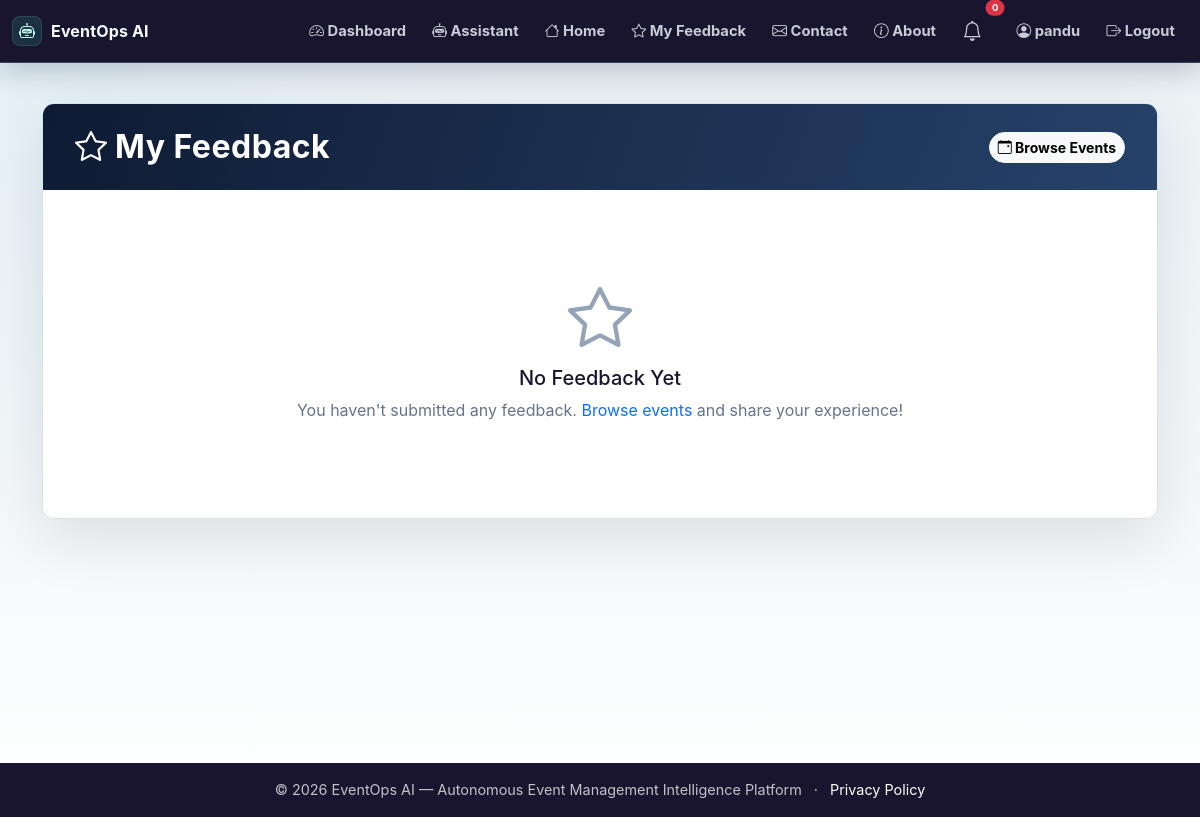
/my-feedback (signed in), run on an earlier commit of the app's database.
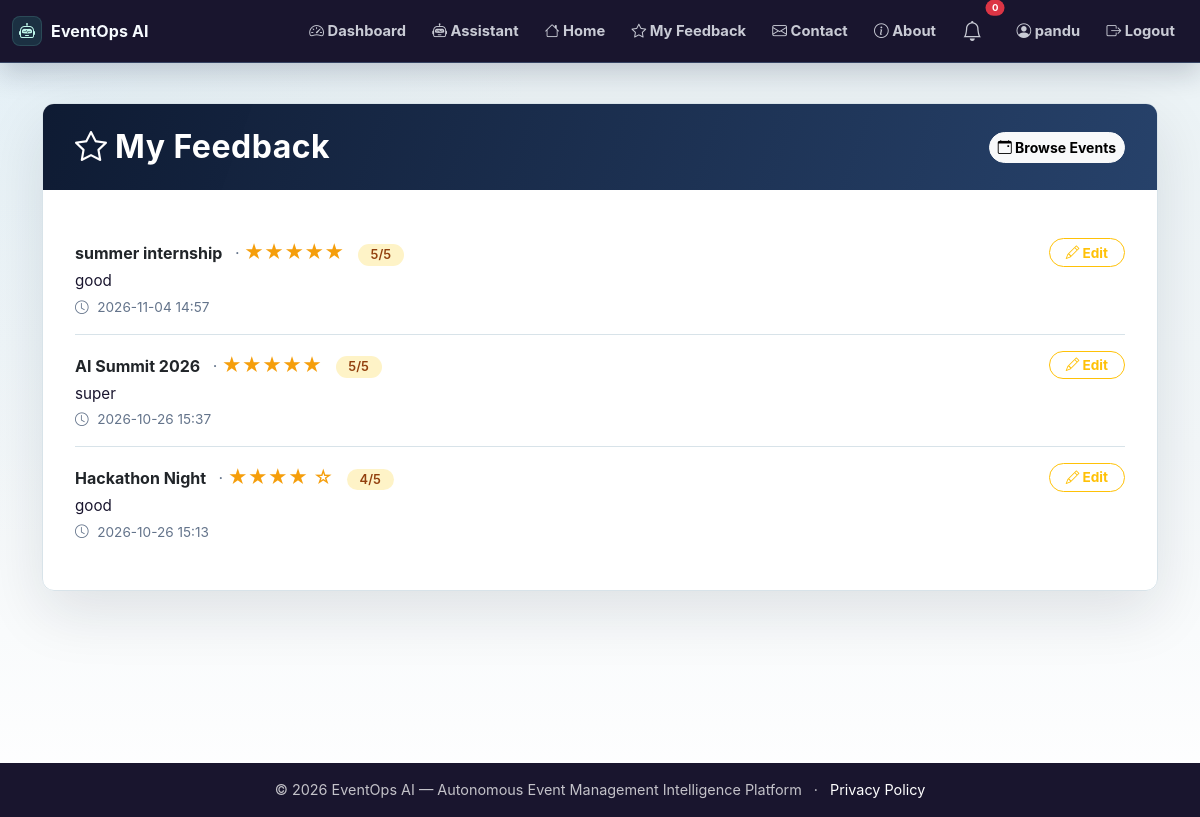
And on a later commit of the database.
### app.py (models this page shows, shortened)
class User(UserMixin, db.Model):
    id = db.Column(db.Integer, primary_key=True)
    name = db.Column(db.String(100), nullable=False)
    email = db.Column(db.String(100), unique=True, nullable=False)
    password_hash = db.Column(db.String(200), nullable=False)
    role = db.Column(db.String(20), default='user')
    created_at = db.Column(db.DateTime, default=lambda: datetime.now(timezone.utc))

class Feedback(db.Model):
    __tablename__ = 'feedback'
    __table_args__ = {'extend_existing': True}
    id = db.Column(db.Integer, primary_key=True)
    user_id = db.Column(db.Integer, db.ForeignKey('user.id'), nullable=False)
    event_id = db.Column(db.Integer, db.ForeignKey('event.id'), nullable=False)
    rating = db.Column(db.Integer, nullable=False)
    comment = db.Column(db.Text)
    created_at = db.Column(db.DateTime, default=lambda: datetime.now(timezone.utc))
    user = db.relationship('User', backref='feedbacks')
    event = db.relationship('Event', backref='feedbacks')

class Event(db.Model):
    id = db.Column(db.Integer, primary_key=True)
    title = db.Column(db.String(200), nullable=False)
    description = db.Column(db.Text)
    date = db.Column(db.String(50))
    time = db.Column(db.String(50))
    location = db.Column(db.String(200))
    capacity = db.Column(db.Integer)
    status = db.Column(db.String(20), default='upcoming')
    created_at = db.Column(db.DateTime, default=lambda: datetime.now(timezone.utc))

### app.py (the view)
@app.route('/my-feedback')
@login_required
def feedback_list():
    feedbacks = Feedback.query.filter_by(user_id=current_user.id).order_by(Feedback.created_at.desc()).all()
    return render_template('feedback_list.html', feedbacks=feedbacks)

### app.py (called while the page is built)
@login_manager.user_loader
def load_user(user_id):
    return User.query.get(int(user_id))

### templates/feedback_list.html (shortened to what this page needs)
{% extends "base.html" %}
{% block content %}
<div class="feedback-wrapper">
    <div class="container">
        <div class="card feedback-card">
            <div class="card-header d-flex justify-content-between align-items-center">
                <h2 class="mb-0"><i class="bi bi-star me-2"></i>My Feedback</h2>
                <a href="{{ url_for('browse_events') }}" class="btn btn-light btn-sm">
                    <i class="bi bi-calendar-event"></i> Browse Events
                </a>
            </div>
            <div class="card-body">
                {% if feedbacks %}
                    {% for fb in feedbacks %}
                    <div class="feedback-item">
                        <div>
                            <div>
                                <strong>{{ fb.event.title }}</strong>
                                <span class="text-muted ms-2">·</span>
                                <span class="feedback-rating">
                                    {% for i in range(fb.rating) %}★{% endfor %}
                                    {% for i in range(5 - fb.rating) %}☆{% endfor %}
                                    <span class="rating-badge ms-2">{{ fb.rating }}/5</span>
                                </span>
                            </div>
                            <div class="feedback-comment">{{ fb.comment or 'No comment provided.' }}</div>
                            <div class="feedback-meta mt-1">
                                <i class="bi bi-clock"></i> {{ fb.created_at.strftime('%Y-%m-%d %H:%M') }}
                            </div>
                        </div>
                        <div>
                            <a href="{{ url_for('feedback', event_id=fb.event_id) }}" class="btn btn-outline-warning btn-edit">
                                <i class="bi bi-pencil"></i> Edit
                            </a>
                        </div>
                    </div>
                    {% endfor %}
                {% else %}
                    <div class="empty-state">
                        <i class="bi bi-star"></i>
                        <h5>No Feedback Yet</h5>
                        <p>You haven't submitted any feedback. <a href="{{ url_for('browse_events') }}">Browse events</a> and share your experience!</p>
                    </div>
                {% endif %}
            </div>
        </div>
    </div>
</div>
{% endblock %}

### templates/base.html (shortened to what this page needs)
<!DOCTYPE html>
<html lang="en">
<head>
<link href="https://cdn.jsdelivr.net/npm/bootstrap@5.3.0/dist/css/bootstrap.min.css" rel="stylesheet">
<link rel="stylesheet" href="https://cdn.jsdelivr.net/npm/bootstrap-icons@1.11.0/font/bootstrap-icons.css">
<link rel="stylesheet" href="{{ url_for('static', filename='css/style.css', v='futuristic-purple-20261030') }}">
</head>
<body>
<nav class="navbar navbar-expand-lg navbar-dark shadow-sm">
<div class="container-fluid">
<a class="navbar-brand fw-bold" href="{{ url_for('index') }}">
<i class="bi bi-robot"></i>EventOps AI
</a>
<div class="collapse navbar-collapse" id="navbarNav">
<ul class="navbar-nav ms-auto align-items-lg-center">
                    {% if current_user.is_authenticated %}
<li class="nav-item">
<a class="nav-link" href="{{ url_for('dashboard') }}">
<i class="bi bi-speedometer2"></i> Dashboard
</a>
</li>
<li class="nav-item">
<a class="nav-link" href="{{ url_for('assistant_page') }}">
<i class="bi bi-robot"></i> Assistant
</a>
</li>
<li class="nav-item">
<a class="nav-link" href="{{ url_for('index') }}">
<i class="bi bi-house"></i> Home
</a>
</li>
<li class="nav-item">
<a class="nav-link" href="{{ url_for('feedback_list') }}">
<i class="bi bi-star"></i> My Feedback
</a>
</li>
<li class="nav-item">
<a class="nav-link" href="{{ url_for('contact') }}">
<i class="bi bi-envelope"></i> Contact
</a>
</li>
<li class="nav-item">
<a class="nav-link" href="{{ url_for('about') }}">
<i class="bi bi-info-circle"></i> About
</a>
</li>
<li class="nav-item position-relative me-2">
<a class="nav-link" href="#" title="Notifications" data-bs-toggle="dropdown">
<i class="bi bi-bell fs-5"></i>
<span class="position-absolute top-0 start-100 translate-middle badge rounded-pill bg-danger" style="font-size:0.6rem;">
                                    0
</span>
</a>
</li>
<li class="nav-item">
<a class="nav-link" href="{{ url_for('profile') }}">
<i class="bi bi-person-circle"></i> {{ current_user.name }}
</a>
</li>
<li class="nav-item">
<a class="nav-link" href="{{ url_for('logout') }}">
<i class="bi bi-box-arrow-right"></i> Logout
</a>
</li>
                    {% endif %}
</ul>
</div>
</div>
</nav>
<main class="container-fluid py-4">
        {% block content %}{% endblock %}
</main>
<footer class="footer bg-dark text-white py-3 mt-4">
<div class="container text-center">
<span>© 2026 EventOps AI — Autonomous Event Management Intelligence Platform</span>
<span class="mx-2" aria-hidden="true">·</span>
<a class="text-white" href="{{ url_for('privacy') }}">Privacy Policy</a>
</div>
</footer>
</body>
</html>

### static/css/style.css (style rules this page uses)
:root { --eo-ink: #19152E; --eo-muted: #64748b; --eo-body: #334155; --eo-bg: #eaf2f5; --eo-surface: #ffffff; --eo-line: #d8e3e9; --eo-navy: #19152E; --eo-blue: #5541A8; --eo-indigo: #19152E; --eo-teal: #B7A5FF; --eo-amber: #f59e0b; --eo-rose: #e11d48; --eo-shadow: 0 22px 60px rgba(15, 23, 42, 0.11); --eo-soft-shadow: 0 14px 36px rgba(15, 23, 42, 0.08); }
* { letter-spacing: 0; }
html { scroll-behavior: smooth; }
body { min-height: 100vh; color: var(--eo-body); background: radial-gradient(circle at top left, rgba(139, 206, 255, 0.08), transparent 34rem), linear-gradient(180deg, var(--eo-bg) 0%, #f3f7f9 55%, #ffffff 100%); font-family: "Inter", "Segoe UI", system-ui, -apple-system, BlinkMacSystemFont, sans-serif; }
a { text-decoration: none; }
.navbar { position: sticky; top: 0; z-index: 1030; min-height: 60px; border-bottom: 1px solid rgba(139, 206, 255, 0.25); background: #19152E !important; box-shadow: 0 10px 28px rgba(16, 27, 53, 0.2) !important; backdrop-filter: blur(14px); }
.navbar .container-fluid { width: min(1240px, calc(100% - 24px)); margin: 0 auto; padding-left: 0; padding-right: 0; }
.navbar-brand { display: inline-flex; align-items: center; gap: 9px; font-size: 1rem; letter-spacing: .01em; color: #f7fbff !important; font-weight: 800; }
.navbar-brand i { display: inline-flex; width: 30px; height: 30px; align-items: center; justify-content: center; border-radius: 8px; color: #bff8eb; background: rgba(45, 212, 191, 0.14); box-shadow: inset 0 0 0 1px rgba(125, 211, 200, 0.16); }
.navbar-dark .navbar-nav .nav-link { position: relative; border-radius: 999px; color: rgba(245, 249, 255, 0.8); font-size: 0.92rem; font-weight: 650; padding: 0.5rem 0.82rem; transition: background 0.2s ease, color 0.2s ease, transform 0.2s ease; }
main.container-fluid { width: min(1240px, calc(100% - 24px)); min-height: calc(100vh - 138px); margin: 0 auto; padding: 24px 0 0 !important; }
.dropdown-menu, .modal-content, .list-group-item, .table, .card { border-color: var(--eo-line) !important; }
.card { border-radius: 12px !important; background: rgba(255, 255, 255, 0.96); box-shadow: var(--eo-soft-shadow); }
.btn { border-radius: 999px; font-weight: 750; box-shadow: none !important; }
h1, h2, h3, h4, h5, h6, .section-title, .eo-section-title { color: var(--eo-navy); }
.hero-gradient :is(h1, h2, h3, h4, h5, h6), .eo-gradient-panel :is(h1, h2, h3, h4, h5, h6), .contact-hero h1, .feedback-card .card-header :is(h1, h2, h3, h4, h5, h6), .registrations-card .card-header :is(h1, h2, h3, h4, h5, h6), .register-card .card-header :is(h1, h2, h3, h4, h5, h6), .assistant .chat-header :is(h1, h2, h3, h4, h5, h6), .chat-header :is(h1, h2, h3, h4, h5, h6), .page-header :is(h1, h2, h3, h4, h5, h6) { color: #fff !important; }
.footer { margin-top: 36px !important; background: var(--eo-navy) !important; color: rgba(255, 255, 255, 0.74) !important; font-size: 0.9rem; }
.section-copy, .text-muted { color: var(--eo-muted) !important; }

What changed in the data, as far as the page shows it:
added Feedback: event "summer internship", rating "5", comment "good", created_at "2026-11-04 14:57"
added Feedback: event "AI Summit 2026", rating "5", comment "super", created_at "2026-10-26 15:37"
added Feedback: event "Hackathon Night", rating "4", comment "good", created_at "2026-10-26 15:13"
Also different on the page:
text no longer shown: "No Feedback Yet You haven't submitted any feedback. Browse events and share your experience!"
